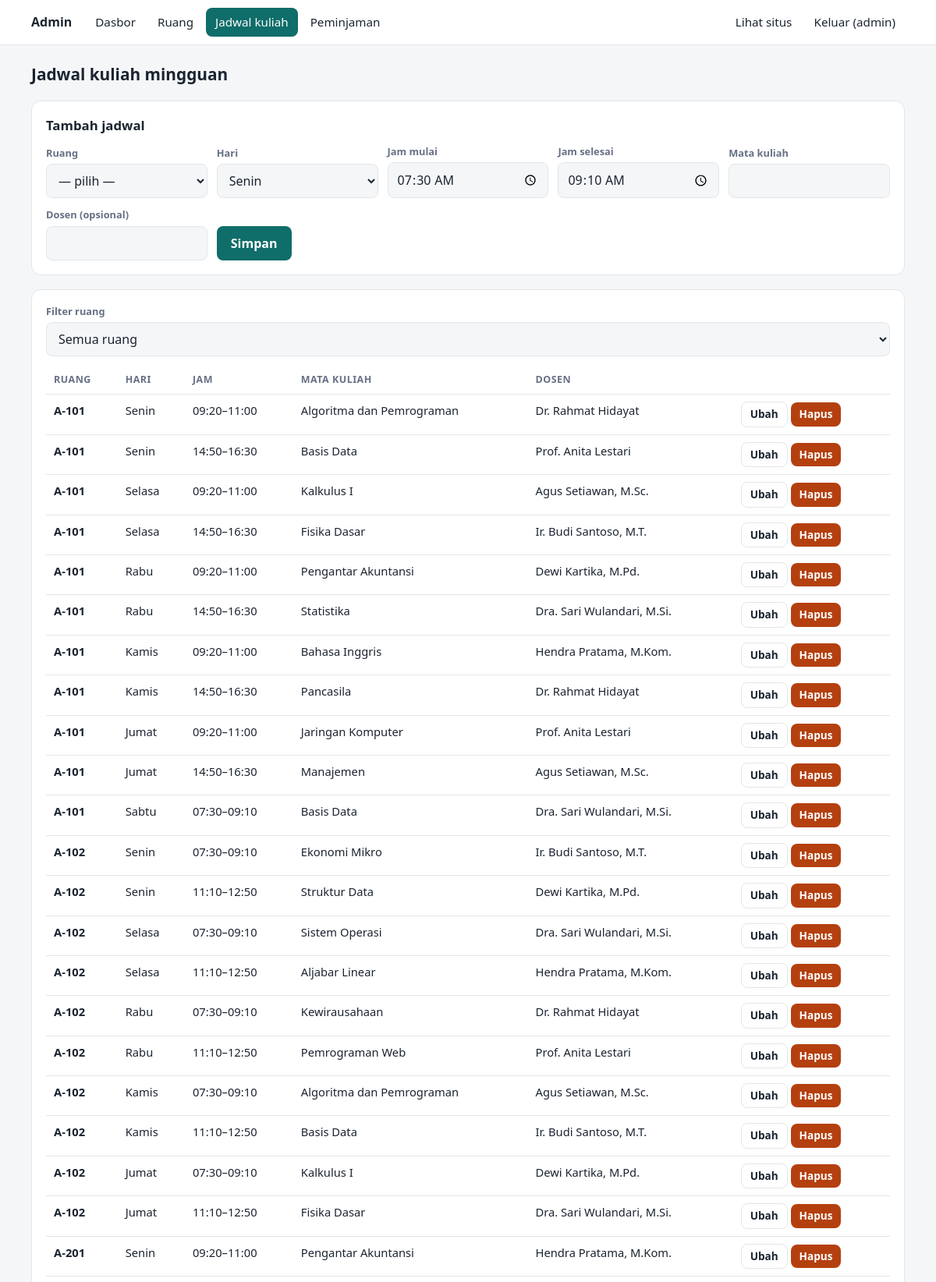
Screenshot of /admin/jadwal.php (signed in, upper part) with the database file from the repository.
### tables this page shows
CREATE TABLE jadwal (
  id          INT UNSIGNED NOT NULL AUTO_INCREMENT PRIMARY KEY,
  ruang_id    INT UNSIGNED NOT NULL,
  hari        TINYINT UNSIGNED NOT NULL,
  jam_mulai   TIME NOT NULL,
  jam_selesai TIME NOT NULL,
  mata_kuliah VARCHAR(120) NOT NULL,
  dosen       VARCHAR(100) NOT NULL DEFAULT '',
  CONSTRAINT fk_jadwal_ruang FOREIGN KEY (ruang_id) REFERENCES ruang(id) ON DELETE CASCADE,
  INDEX idx_jadwal_cari (hari, ruang_id, jam_mulai, jam_selesai)
);

CREATE TABLE ruang (
  id        INT UNSIGNED NOT NULL AUTO_INCREMENT PRIMARY KEY,
  kode      VARCHAR(20)  NOT NULL UNIQUE,
  nama      VARCHAR(100) NOT NULL,
  gedung    VARCHAR(50)  NOT NULL,
  lantai    TINYINT UNSIGNED NOT NULL DEFAULT 1,
  kapasitas SMALLINT UNSIGNED NOT NULL DEFAULT 30,
  fasilitas VARCHAR(255) NOT NULL DEFAULT '',    
  aktif     TINYINT(1)   NOT NULL DEFAULT 1,
  INDEX idx_ruang_gedung (gedung, aktif)
);

### includes/functions.php (called while the page is built, shortened)
<?php
function e($v): string
{
    return htmlspecialchars((string)$v, ENT_QUOTES | ENT_SUBSTITUTE, 'UTF-8');
}
function jam_pendek(string $j): string
{
    return substr($j, 0, 5);
}

### admin/jadwal.php (the view, shortened to what this page needs)
<?php
require_once __DIR__ . '/../includes/admin_layout.php';
$pdo = db();
$edit = null;
$sql = 'SELECT j.*, r.kode FROM jadwal j JOIN ruang r ON r.id = j.ruang_id';
$p = [];
$sql .= ' ORDER BY r.kode, j.hari, j.jam_mulai';
$st = $pdo->prepare($sql);
$st->execute($p);
$daftar = $st->fetchAll();
?>
<form method="post" class="kartu-admin">
    <h3><?= $edit ? 'Ubah jadwal' : 'Tambah jadwal' ?></h3>
    <div class="form-grid">
        <div><label>Ruang</label>
            <select name="ruang_id" required>
                <option value="">— pilih —</option>
            </select></div>
        <div><label>Hari</label>
            <select name="hari" required>
                <?php foreach (HARI as $n => $nama): ?>
                    <option value="<?= $n ?>" <?= (int)($edit['hari'] ?? 1) === $n ? 'selected' : '' ?>><?= e($nama) ?></option>
                <?php endforeach; ?>
            </select></div>
        <div><label>Jam mulai</label><input type="time" name="jam_mulai" required value="<?= e(isset($edit['jam_mulai']) ? jam_pendek($edit['jam_mulai']) : '07:30') ?>"></div>
        <div><label>Jam selesai</label><input type="time" name="jam_selesai" required value="<?= e(isset($edit['jam_selesai']) ? jam_pendek($edit['jam_selesai']) : '09:10') ?>"></div>
        <div><label>Mata kuliah</label><input type="text" name="mata_kuliah" maxlength="120" required value="<?= e($edit['mata_kuliah'] ?? '') ?>"></div>
        <div><label>Dosen (opsional)</label><input type="text" name="dosen" maxlength="100" value="<?= e($edit['dosen'] ?? '') ?>"></div>
        <div>
            <button class="tombol" type="submit">Simpan</button>
        </div>
    </div>
</form>
<div class="kartu-admin">
    <form method="get" class="form-grid" style="margin-bottom:12px">
        <div><label>Filter ruang</label>
            <select name="ruang" onchange="this.form.submit()">
                <option value="">Semua ruang</option>
            </select></div>
    </form>
    <div class="tabel-bungkus">
        <table>
            <thead><tr><th>Ruang</th><th>Hari</th><th>Jam</th><th>Mata kuliah</th><th>Dosen</th><th></th></tr></thead>
            <tbody>
            <?php foreach ($daftar as $j): ?>
                <tr>
                    <td><b><?= e($j['kode']) ?></b></td>
                    <td><?= e(HARI[(int)$j['hari']] ?? '') ?></td>
                    <td><?= e(jam_pendek($j['jam_mulai'])) ?>–<?= e(jam_pendek($j['jam_selesai'])) ?></td>
                    <td><?= e($j['mata_kuliah']) ?></td>
                    <td><?= e($j['dosen']) ?></td>
                    <td class="aksi">
                        <a class="tombol sekunder kecil" href="jadwal.php?edit=<?= (int)$j['id'] ?>">Ubah</a>
                        <form method="post" onsubmit="return confirm('Hapus jadwal ini?')">
                            <button class="tombol bahaya kecil" type="submit">Hapus</button></form>
                    </td>
                </tr>
            <?php endforeach; ?>
            </tbody>
        </table>
    </div>
</div>

### assets/style.css (style rules this page uses)
:root { --bg: #f4f6f8; --panel: #ffffff; --teks: #1b2430; --muted: #667085; --garis: #e2e6ea; --aksen: #0f6d6a; --aksen-teks: #ffffff; --ok: #17803d; --ok-bg: #e6f5ec; --no: #b4400f; --no-bg: #fdeee6; --radius: 12px; color-scheme: light dark; }
* { box-sizing: border-box; }
html { -webkit-text-size-adjust: 100%; }
body { margin: 0; background: var(--bg); color: var(--teks); font: 16px/1.5 system-ui, -apple-system, "Segoe UI", Roboto, "Helvetica Neue", Arial, sans-serif; }
label { display: block; font-size: .8rem; font-weight: 600; color: var(--muted); margin-bottom: 4px; }
input, select, button { font: inherit; }
input[type="text"], input[type="search"], input[type="number"], input[type="date"], input[type="time"], input[type="password"], select, textarea { width: 100%; padding: 9px 11px; border: 1px solid var(--garis); border-radius: 8px; background: var(--bg); color: var(--teks); }
.tombol { background: var(--aksen); color: var(--aksen-teks); border: 0; border-radius: 8px; padding: 10px 18px; font-weight: 600; cursor: pointer; text-decoration: none; display: inline-block; }
.tombol.sekunder { background: transparent; color: var(--teks); border: 1px solid var(--garis); }
.tombol.bahaya { background: var(--no); color: #fff; }
.tombol.kecil { padding: 5px 11px; font-size: .85rem; }
.kartu-admin { background: var(--panel); border: 1px solid var(--garis); border-radius: var(--radius); padding: 18px; }
.kartu-admin h3 { margin: 0 0 12px; font-size: 1.05rem; }
.form-grid { display: grid; grid-template-columns: repeat(auto-fit, minmax(190px, 1fr)); gap: 12px; align-items: end; }
.tabel-bungkus { overflow-x: auto; }
table { width: 100%; border-collapse: collapse; font-size: .92rem; }
th, td { text-align: left; padding: 9px 10px; border-bottom: 1px solid var(--garis); vertical-align: top; }
th { color: var(--muted); font-size: .78rem; text-transform: uppercase; letter-spacing: .04em; }
td.aksi { white-space: nowrap; }
td.aksi form { display: inline; }

### rows the page displays
jadwal: ruang.kode "A-101", hari "Senin", jam_mulai "09:20", jam_selesai "11:00", mata_kuliah "Algoritma dan Pemrograman", dosen "Dr. Rahmat Hidayat"
jadwal: ruang.kode "A-101", hari "Senin", jam_mulai "14:50", jam_selesai "16:30", mata_kuliah "Basis Data", dosen "Prof. Anita Lestari"
jadwal: ruang.kode "A-101", hari "Selasa", jam_mulai "09:20", jam_selesai "11:00", mata_kuliah "Kalkulus I", dosen "Agus Setiawan, M.Sc."
jadwal: ruang.kode "A-101", hari "Selasa", jam_mulai "14:50", jam_selesai "16:30", mata_kuliah "Fisika Dasar", dosen "Ir. Budi Santoso, M.T."
jadwal: ruang.kode "A-101", hari "Rabu", jam_mulai "09:20", jam_selesai "11:00", mata_kuliah "Pengantar Akuntansi", dosen "Dewi Kartika, M.Pd."
jadwal: ruang.kode "A-101", hari "Rabu", jam_mulai "14:50", jam_selesai "16:30", mata_kuliah "Statistika", dosen "Dra. Sari Wulandari, M.Si."
jadwal: ruang.kode "A-101", hari "Kamis", jam_mulai "09:20", jam_selesai "11:00", mata_kuliah "Bahasa Inggris", dosen "Hendra Pratama, M.Kom."
jadwal: ruang.kode "A-101", hari "Kamis", jam_mulai "14:50", jam_selesai "16:30", mata_kuliah "Pancasila", dosen "Dr. Rahmat Hidayat"
jadwal: ruang.kode "A-101", hari "Jumat", jam_mulai "09:20", jam_selesai "11:00", mata_kuliah "Jaringan Komputer", dosen "Prof. Anita Lestari"
jadwal: ruang.kode "A-101", hari "Jumat", jam_mulai "14:50", jam_selesai "16:30", mata_kuliah "Manajemen", dosen "Agus Setiawan, M.Sc."
jadwal: ruang.kode "A-101", hari "Sabtu", jam_mulai "07:30", jam_selesai "09:10", mata_kuliah "Basis Data", dosen "Dra. Sari Wulandari, M.Si."
jadwal: ruang.kode "A-102", hari "Senin", jam_mulai "07:30", jam_selesai "09:10", mata_kuliah "Ekonomi Mikro", dosen "Ir. Budi Santoso, M.T."
jadwal: ruang.kode "A-102", hari "Senin", jam_mulai "11:10", jam_selesai "12:50", mata_kuliah "Struktur Data", dosen "Dewi Kartika, M.Pd."
jadwal: ruang.kode "A-102", hari "Selasa", jam_mulai "07:30", jam_selesai "09:10", mata_kuliah "Sistem Operasi", dosen "Dra. Sari Wulandari, M.Si."
jadwal: ruang.kode "A-102", hari "Selasa", jam_mulai "11:10", jam_selesai "12:50", mata_kuliah "Aljabar Linear", dosen "Hendra Pratama, M.Kom."
jadwal: ruang.kode "A-102", hari "Rabu", jam_mulai "07:30", jam_selesai "09:10", mata_kuliah "Kewirausahaan", dosen "Dr. Rahmat Hidayat"
jadwal: ruang.kode "A-102", hari "Rabu", jam_mulai "11:10", jam_selesai "12:50", mata_kuliah "Pemrograman Web", dosen "Prof. Anita Lestari"
jadwal: ruang.kode "A-102", hari "Kamis", jam_mulai "07:30", jam_selesai "09:10", mata_kuliah "Algoritma dan Pemrograman", dosen "Agus Setiawan, M.Sc."
jadwal: ruang.kode "A-102", hari "Kamis", jam_mulai "11:10", jam_selesai "12:50", mata_kuliah "Basis Data", dosen "Ir. Budi Santoso, M.T."
jadwal: ruang.kode "A-102", hari "Jumat", jam_mulai "07:30", jam_selesai "09:10", mata_kuliah "Kalkulus I", dosen "Dewi Kartika, M.Pd."
jadwal: ruang.kode "A-102", hari "Jumat", jam_mulai "11:10", jam_selesai "12:50", mata_kuliah "Fisika Dasar", dosen "Dra. Sari Wulandari, M.Si."
jadwal: ruang.kode "A-201", hari "Senin", jam_mulai "09:20", jam_selesai "11:00", mata_kuliah "Pengantar Akuntansi", dosen "Hendra Pratama, M.Kom."

### other values shown
$label "Dasbor"
$label "Ruang"
$label "Jadwal kuliah"
$label "Peminjaman"
$_SESSION['admin_user'] "admin"
$judul "Jadwal kuliah mingguan"
form field hari "Senin"
